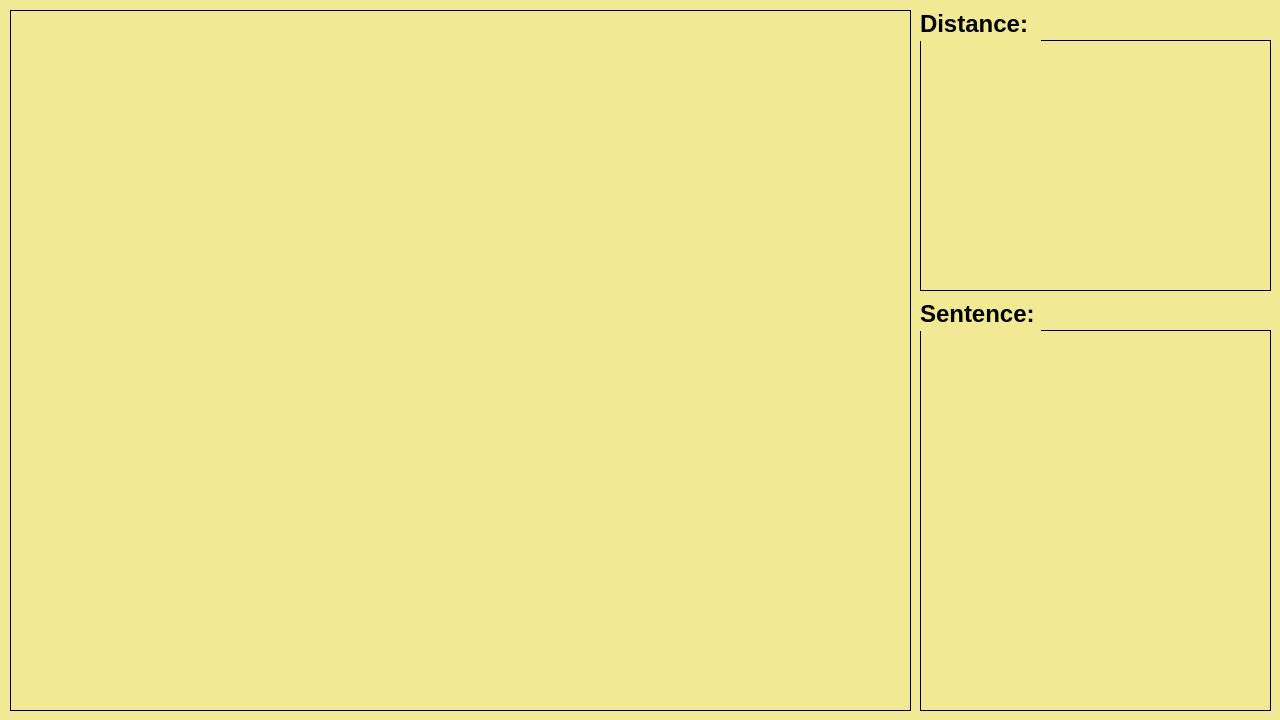
<?xml version="1.0" encoding="UTF-8"?>
<ui version="4.0">
 <class>MainWindow</class>
 <widget class="QMainWindow" name="MainWindow">
  <property name="geometry">
   <rect>
    <x>0</x>
    <y>0</y>
    <width>1280</width>
    <height>720</height>
   </rect>
  </property>
  <property name="windowTitle">
   <string>MainWindow</string>
  </property>
  <property name="windowIcon">
   <iconset>
    <normaloff>Icon.jpg</normaloff>Icon.jpg</iconset>
  </property>
  <property name="styleSheet">
   <string notr="true">background-color: rgb(242, 233, 148);</string>
  </property>
  <widget class="QWidget" name="centralwidget">
   <widget class="QLabel" name="Image">
    <property name="geometry">
     <rect>
      <x>10</x>
      <y>10</y>
      <width>901</width>
      <height>701</height>
     </rect>
    </property>
    <property name="frameShape">
     <enum>QFrame::Box</enum>
    </property>
    <property name="text">
     <string/>
    </property>
    <property name="alignment">
     <set>Qt::AlignCenter</set>
    </property>
   </widget>
   <widget class="QLabel" name="Sentence_Label">
    <property name="geometry">
     <rect>
      <x>920</x>
      <y>330</y>
      <width>351</width>
      <height>381</height>
     </rect>
    </property>
    <property name="font">
     <font>
      <pointsize>18</pointsize>
     </font>
    </property>
    <property name="frameShape">
     <enum>QFrame::Box</enum>
    </property>
    <property name="text">
     <string/>
    </property>
    <property name="alignment">
     <set>Qt::AlignLeading|Qt::AlignLeft|Qt::AlignTop</set>
    </property>
    <property name="wordWrap">
     <bool>true</bool>
    </property>
   </widget>
   <widget class="QLabel" name="Distance_Label">
    <property name="geometry">
     <rect>
      <x>920</x>
      <y>40</y>
      <width>351</width>
      <height>251</height>
     </rect>
    </property>
    <property name="font">
     <font>
      <pointsize>16</pointsize>
     </font>
    </property>
    <property name="frameShape">
     <enum>QFrame::Box</enum>
    </property>
    <property name="text">
     <string/>
    </property>
    <property name="alignment">
     <set>Qt::AlignLeading|Qt::AlignLeft|Qt::AlignTop</set>
    </property>
    <property name="wordWrap">
     <bool>true</bool>
    </property>
   </widget>
   <widget class="QLabel" name="Distance_Label_2">
    <property name="geometry">
     <rect>
      <x>920</x>
      <y>10</y>
      <width>121</width>
      <height>31</height>
     </rect>
    </property>
    <property name="font">
     <font>
      <pointsize>18</pointsize>
      <weight>75</weight>
      <bold>true</bold>
     </font>
    </property>
    <property name="frameShape">
     <enum>QFrame::NoFrame</enum>
    </property>
    <property name="text">
     <string>Distance:</string>
    </property>
    <property name="alignment">
     <set>Qt::AlignLeading|Qt::AlignLeft|Qt::AlignTop</set>
    </property>
    <property name="wordWrap">
     <bool>true</bool>
    </property>
   </widget>
   <widget class="QLabel" name="Sentence_Label_2">
    <property name="geometry">
     <rect>
      <x>920</x>
      <y>300</y>
      <width>121</width>
      <height>31</height>
     </rect>
    </property>
    <property name="font">
     <font>
      <pointsize>18</pointsize>
      <weight>75</weight>
      <bold>true</bold>
     </font>
    </property>
    <property name="frameShape">
     <enum>QFrame::NoFrame</enum>
    </property>
    <property name="text">
     <string>Sentence:</string>
    </property>
    <property name="alignment">
     <set>Qt::AlignLeading|Qt::AlignLeft|Qt::AlignTop</set>
    </property>
    <property name="wordWrap">
     <bool>true</bool>
    </property>
   </widget>
  </widget>
 </widget>
 <resources/>
 <connections/>
</ui>
